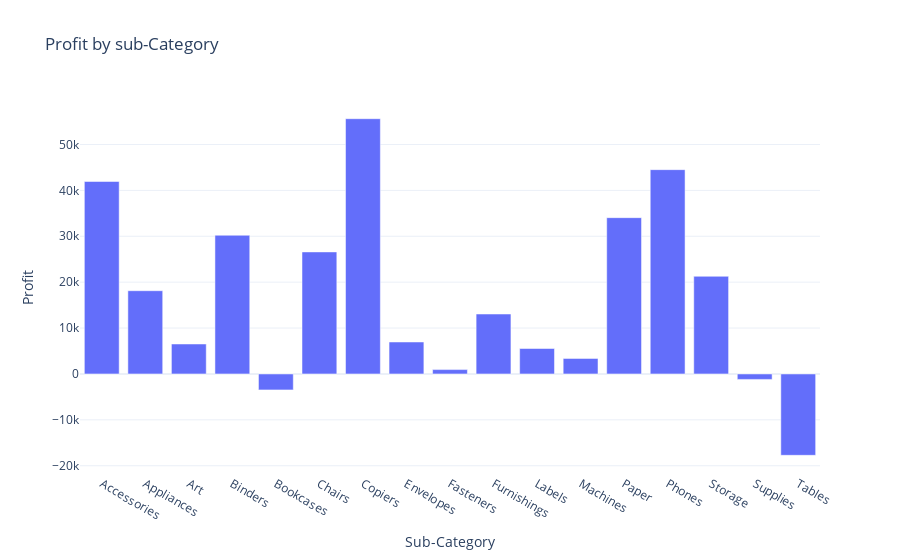

The notebook cell this image was saved under:
### Code cell
fig=px.bar(profit_by_subCategory,x='Sub-Category',y='Profit',title='Profit by sub-Category')
fig.show()

### Figure 1 — Plotly figure (JSON) as saved in the notebook; plotly's stock layout.template omitted (floating-point values rounded to 4 significant figures)
{"data": [{"hovertemplate": "Sub-Category=%{x}<br>Profit=%{y}<extra></extra>", "legendgroup": "", "marker": {"color": "#636efa", "pattern": {"shape": ""}}, "name": "", "orientation": "v", "showlegend": false, "textposition": "auto", "type": "bar", "x": ["Accessories", "Appliances", "Art", "Binders", "Bookcases", "Chairs", "Copiers", "Envelopes", "Fasteners", "Furnishings", "Labels", "Machines", "Paper", "Phones", "Storage", "Supplies", "Tables"], "xaxis": "x", "y": [41940.0, 18140.0, 6528.0, 30220.0, -3473.0, 26590.0, 55620.0, 6964.0, 949.5, 13060.0, 5546.0, 3385.0, 34050.0, 44520.0, 21280.0, -1189.0, -17730.0], "yaxis": "y"}], "layout": {"barmode": "relative", "legend": {"tracegroupgap": 0}, "title": {"text": "Profit by sub-Category"}, "xaxis": {"anchor": "y", "domain": [0, 1], "title": {"text": "Sub-Category"}}, "yaxis": {"anchor": "x", "domain": [0, 1], "title": {"text": "Profit"}}}}
